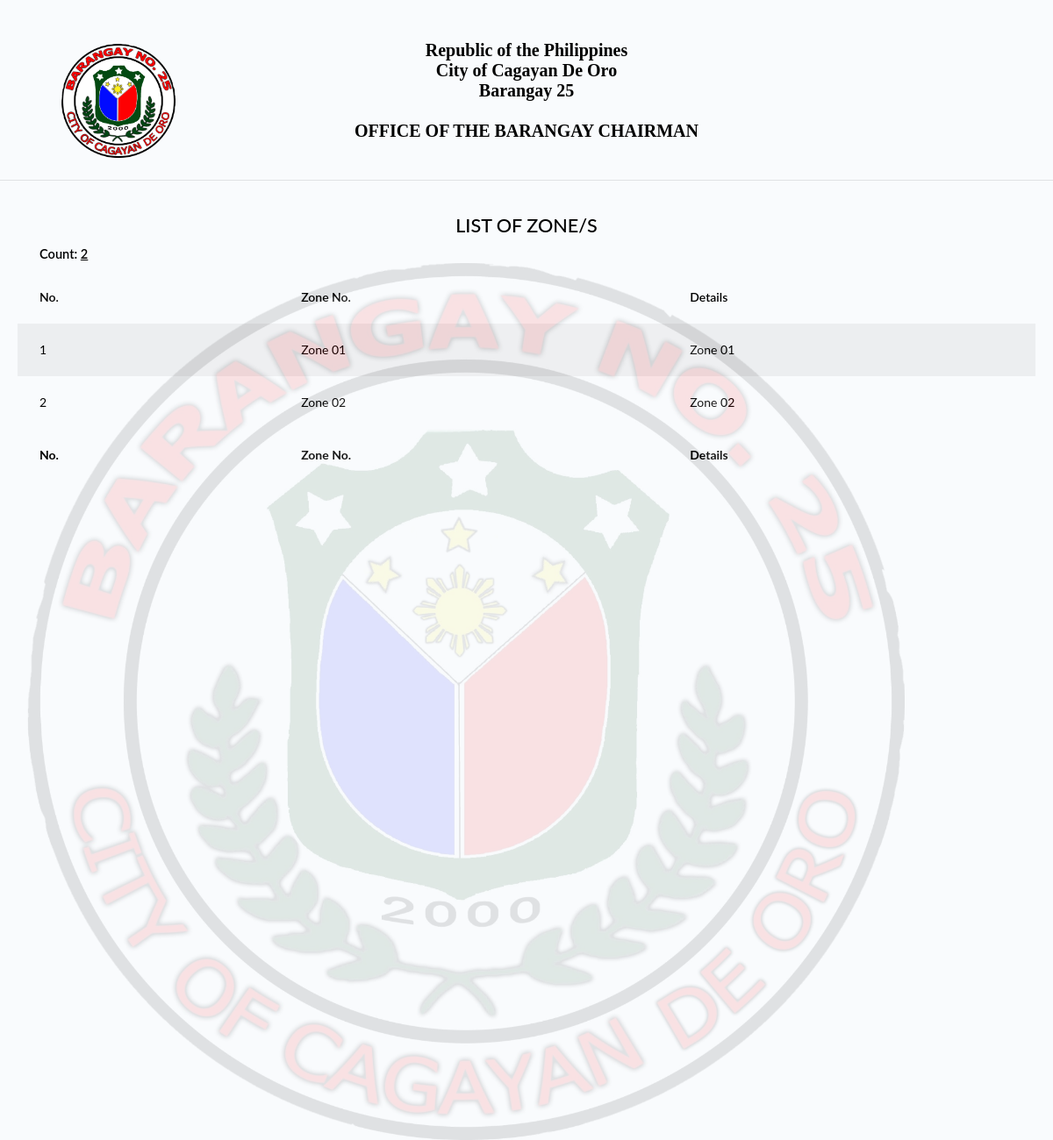
/generate_purok_info.php?state=purok (signed in), run on an earlier commit of the app's database.
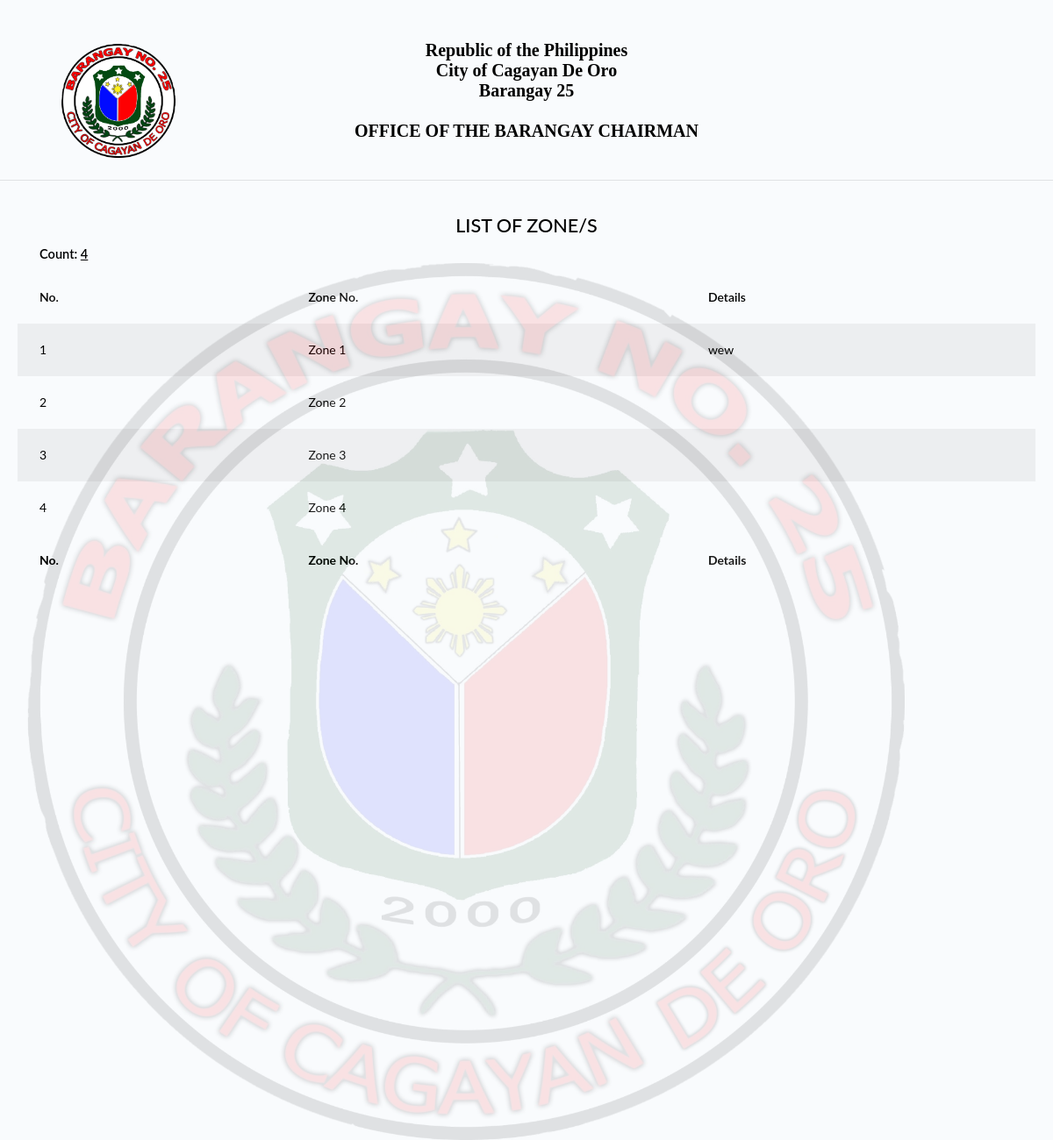
And on a later commit of the database.
### tables this page shows
CREATE TABLE `tblpurok` (
  `id_purok` int(11) NOT NULL,
  `purok_name` varchar(255) DEFAULT NULL,
  `purok_details` text DEFAULT NULL
);

### model/fetch_brgy_info.php (called while the page is built, shortened)
<?php
    $query = "SELECT * FROM tblbrgy_info";
    $result = $conn->query($query);
	$row = $result->fetch_assoc();
	if($row){
		$town	     = $row['town'];
		$brgy 		 = $row['brgy_name'];
		$brgy_logo	 = $row['brgy_logo'];
	}
?>

### generate_purok_info.php (the view, shortened to what this page needs)
<?php include 'server/server.php' ?>
<?php include 'model/fetch_brgy_info.php' ?>
<?php
$state = $_GET['state'];
if ($state == 'purok') {
    $query = "SELECT * FROM tblpurok ORDER BY `purok_name`";
    $result = $conn->query($query);
    $query1 = "SELECT * FROM tblpurok ORDER BY `purok_name`";
    $result1 = $conn->query($query1);
    $purok = $result1->num_rows;
}
$puroks = array();
while ($row = $result->fetch_assoc()) {
    $puroks[] = $row;
}
?>
<!DOCTYPE html>
<html>
<head>
    <?php include 'templates/header.php' ?>
</head>
<body onload="window.print()">
    <div class="container">
        <div class="row" id="cont">
            <img id="brgylogo" style="width:130px; height: 130px;" src="assets/uploads/<?= $brgy_logo ?>" class="img-fluid" />
            <img id="bg-brgylogo" src="assets/uploads/<?= $brgy_logo ?>" />
            <div class="col-12 p-3 text-center" id="head">
                <p class="fw-bold" style="font-size: 20px; font-family: Book Antiqua; line-height: 23px;">Republic of the Philippines<br>City of <?= ucwords($town) ?><br><?= ucwords($brgy) ?><br><br>OFFICE OF THE BARANGAY CHAIRMAN</p>
                <br>
                <br>
            </div>
        </div>
    </div>
    <hr>
    <div class="card-body">
        <div class="container">
            <div class="row">
                <div class="col text-center">
                    <?php if ($state == 'purok') : ?>
                        <h2><?= strtoupper('List of Zone/s') ?></h2>
                    <?php endif ?>
                </div>
            </div>
            <div class="row">
                <div class="col text-left">
                    <?php if ($state == 'purok') : ?>
                        <h5 class="fw-bold">Count: <u><?= number_format($purok) ?></u></h5>
                    <?php endif ?>
                </div>
            </div>
        </div>
        <div class="table-responsive">
            <table class="display table table-striped">
                <thead>
                    <tr>
                        <th scope="col">No.</th>
                        <th scope="col">Zone No.</th>
                        <th scope="col">Details</th>
                    </tr>
                </thead>
                <tbody>
                    <?php if (!empty($puroks)) : ?>
                        <?php $no = 1;
                        foreach ($puroks as $row) : ?>
                            <tr>
                                <td><?= $no ?></td>
                                <td><?= $row['purok_name'] ?></td>
                                <td><?= $row['purok_details'] ?></td>
                            </tr>
                        <?php $no++;
                        endforeach ?>
                    <?php endif ?>
                </tbody>
                <tfoot>
                    <tr>
                        <th scope="col">No.</th>
                        <th scope="col">Zone No.</th>
                        <th scope="col">Details</th>
                    </tr>
                </tfoot>
            </table>
        </div>
    </div>
    <?php include 'templates/footer.php' ?>
</body>
</html>

What changed in the data, as far as the page shows it:
changed tblpurok: purok_name "Zone 01" → "Zone 1"; purok_details "Zone 01" → "wew"
changed tblpurok: purok_name "Zone 02" → "Zone 2"; purok_details "Zone 02" → (not shown)
added tblpurok: purok_name "Zone 3"
added tblpurok: purok_name "Zone 4"
Also different on the page:
$purok: "2" → "4"
